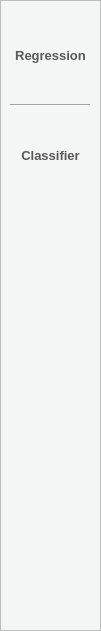
    <widget class="QFrame" name="frame_4">
     <property name="geometry">
      <rect>
       <x>0</x>
       <y>0</y>
       <width>101</width>
       <height>631</height>
      </rect>
     </property>
     <property name="styleSheet">
      <string notr="true">background-color: rgb(244, 245, 245);</string>
     </property>
     <property name="frameShape">
      <enum>QFrame::StyledPanel</enum>
     </property>
     <property name="frameShadow">
      <enum>QFrame::Raised</enum>
     </property>
     <widget class="QPushButton" name="regression_btn">
      <property name="geometry">
       <rect>
        <x>10</x>
        <y>20</y>
        <width>81</width>
        <height>71</height>
       </rect>
      </property>
      <property name="font">
       <font>
        <family>Segoe UI</family>
        <pointsize>10</pointsize>
        <weight>75</weight>
        <bold>true</bold>
       </font>
      </property>
      <property name="styleSheet">
       <string notr="true">QPushButton#regression_btn {
    border-radius: 10px;
    color: rgb(90, 89, 90);

}

QPushButton:hover {
    /* Add your hover effect styles here */
    background-color: rgb(170,172,175); /* Example: change background color to red */
}
</string>
      </property>
      <property name="text">
       <string>Regression</string>
      </property>
     </widget>
     <widget class="QPushButton" name="ml_btn">
      <property name="geometry">
       <rect>
        <x>10</x>
        <y>120</y>
        <width>81</width>
        <height>71</height>
       </rect>
      </property>
      <property name="font">
       <font>
        <family>Segoe UI</family>
        <pointsize>10</pointsize>
        <weight>75</weight>
        <bold>true</bold>
       </font>
      </property>
      <property name="styleSheet">
       <string notr="true">QPushButton#ml_btn {
    border-radius: 10px;
   color: rgb(90, 89, 90);

}

QPushButton:hover {
    /* Add your hover effect styles here */
    background-color: rgb(170,172,175); /* Example: change background color to red */
}
</string>
      </property>
      <property name="text">
       <string>Classifier</string>
      </property>
     </widget>
     <widget class="Line" name="line_5">
      <property name="geometry">
       <rect>
        <x>10</x>
        <y>100</y>
        <width>80</width>
        <height>10</height>
       </rect>
      </property>
      <property name="maximumSize">
       <size>
        <width>80</width>
        <height>16777215</height>
       </size>
      </property>
      <property name="orientation">
       <enum>Qt::Horizontal</enum>
      </property>
     </widget>
    </widget>
